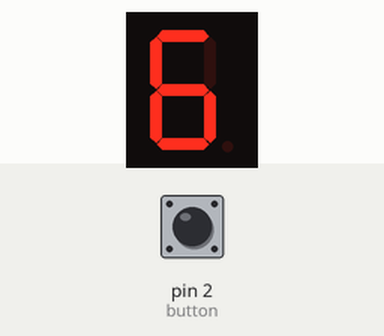
Simulated run of this sketch. Board: Arduino Uno, built with avr-gcc and run on an emulated ATmega328P. Shown: 1-digit seven-segment display. Wiring (inferred from the names in the program): 1-digit 7-segment display, segments lit when HIGH: segments pin 13, pin 12, pin 11, pin 10, pin 9, pin 8, pin 7. The test bench sets the inputs (shaded band); at power-on: pin 2 (button) LOW. Random numbers use the default seed unless the sketch sets one; the segment pins are drawn as the display they are named for.

Above: at 1.2 s.
1.3 s: pin 2 (button) pulled HIGH for 0.15 s
At 2.3 s:
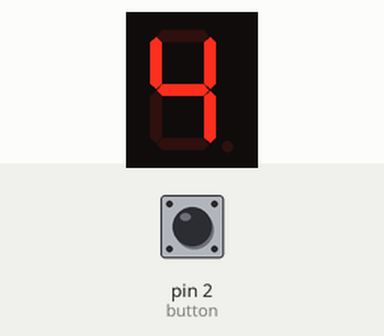
2.9 s: pin 2 (button) pulled HIGH for 1 s
At 3.5 s:
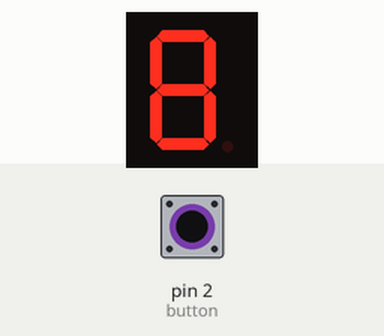
5.4 s: pin 2 (button) pulled HIGH for 0.15 s
At 6.7 s:
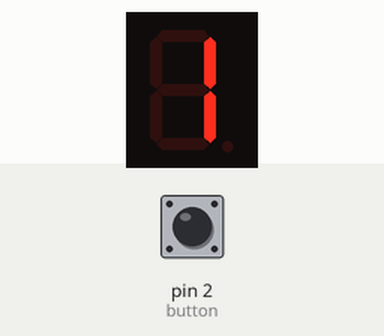
Timing chart, 0 to 8.4 s (numbered marks = the images above; inputs shaded):
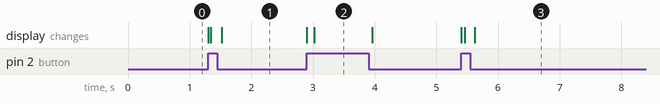

The sketch:

dado_display_segmenti.ino
```cpp
const int a=13;
const int b=12;
const int c=11;
const int d=10;
const int e=9;
const int f=8;
const int g=7;

const int button=2;

int numero=6;

int A,B,C=0;

int state_a=0;
int state_b=0;
int state_c=0;
int state_d=0;
int state_e=0;
int state_f=0;
int state_g=0;
int state_button=0;


void setup()
{
  pinMode(13, OUTPUT);
  pinMode(12, OUTPUT);
  pinMode(11, OUTPUT);
  pinMode(10, OUTPUT);
  pinMode(9, OUTPUT);
  pinMode(8, OUTPUT);
  pinMode(7, OUTPUT);

  pinMode(2, INPUT);
}

void loop()
{
  state_button=digitalRead(button);
  if(state_button)
  {
    numero=random(1,7);
  }

  if(numero==1)
  {
    A=1;
    B=0;
    C=0;
  } else if(numero==2)
  {
    A=0;
    B=1;
    C=0;
  } else if(numero==3)
  {
    A=1;
    B=1;
    C=0;
  } else if(numero==4)
  {
    A=0;
    B=0;
    C=1;
  } else if(numero==5)
  {
    A=1;
    B=0;
    C=1;
  } else if(numero==6)
  {
    A=0;
    B=1;
    C=1;
  }


  state_a = (C && A) || B;
  state_b = (!C) || ((!A) && (!B));
  state_c = A || C;
  state_d = (C && A) || B;
  state_e = B &&(!A);
  state_f = C;
  state_g = C || B;

  digitalWrite(a,state_a); //prova per vedere se si accende il led
  digitalWrite(b,state_b);
  digitalWrite(c,state_c);
  digitalWrite(d,state_d);
  digitalWrite(e,state_e);
  digitalWrite(f,state_f);
  digitalWrite(g,state_g);


}
```

Measured:
- after the input at 1.3 s, the display: first changes at once (image 1 shows a later state)
- after the input at 2.9 s, the display: first changes at once (image 2 shows a later state)
- after the input at 5.4 s, the display: first changes at once (image 3 shows a later state)
